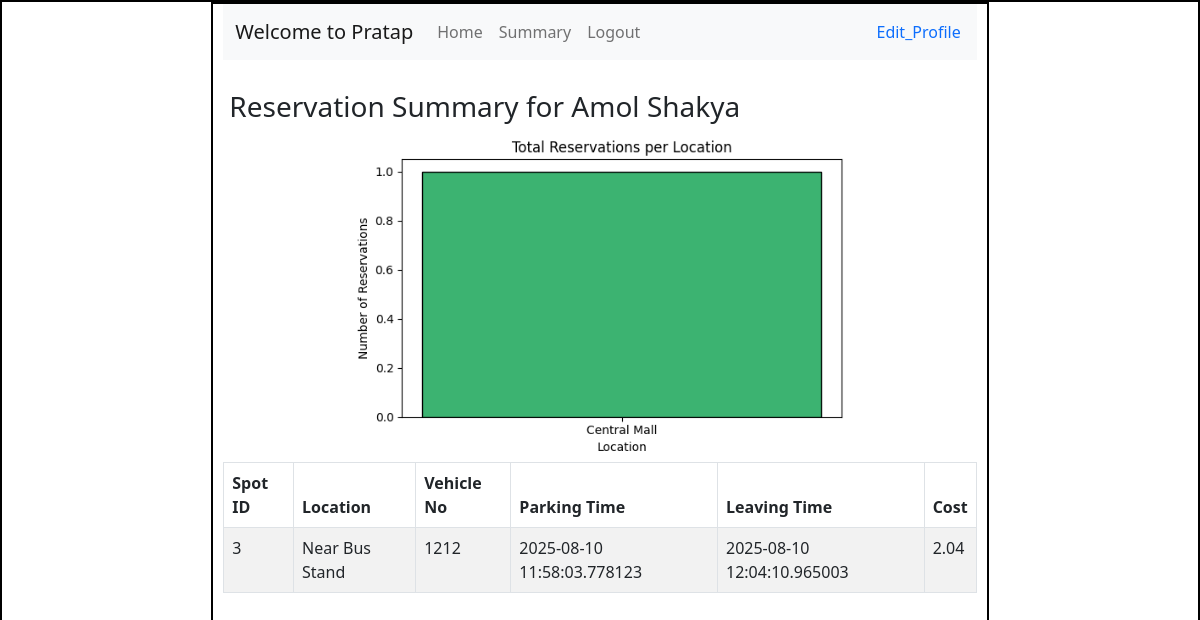
The page /usersummary (signed in) on the database its author committed.
### models/model.py (models this page shows, shortened)
class User(db.Model):
    id = db.Column(db.Integer(),primary_key = True)
    username = db.Column(db.String(),unique=True,nullable = False)
    email = db.Column(db.String(),unique = True, nullable = False)
    password = db.Column(db.String(),nullable= False)
    full_name = db.Column(db.String(),nullable= False)
    address = db.Column(db.String(),nullable= False)
    pin_code = db.Column(db.Integer(),nullable= False)
    type = db.Column(db.String(),default ="general")
    reservations = db.relationship("Reserve_parking_spot", backref="user", cascade="all, delete")

class Reserve_parking_spot(db.Model):
    id = db.Column(db.Integer(),primary_key = True)
    spot_id = db.Column(db.Integer(),db.ForeignKey("parking_spot.id"),nullable = False)
    user_id = db.Column(db.Integer(),db.ForeignKey("user.id"),nullable = False)
    parking_timestamp = db.Column(db.DateTime(),nullable = True)
    leaving_timestamp = db.Column(db.DateTime(),nullable = True)
    parking_cost = db.Column(db.Numeric(10, 2),nullable = True)
    vehicle_no = db.Column(db.String(),nullable = False)

class Parking_spot(db.Model):
        id = db.Column(db.Integer(),primary_key = True)
        lot_id = db.Column(db.Integer(),db.ForeignKey("parking_lot.id"),nullable = False)
        spot_number = db.Column(db.Integer(),nullable = False)
        status = db.Column(db.String(),nullable = False)
        reservation = db.relationship("Reserve_parking_spot", backref="spot", uselist=False, cascade="all, delete")

class Parking_lot(db.Model):
        id = db.Column(db.Integer(),primary_key = True)
        prime_location_name = db.Column(db.String(),nullable = False)
        price = db.Column(db.Numeric(10, 2),nullable = False)
        address = db.Column(db.String(),nullable = False)
        pin_code = db.Column(db.Integer(),nullable= False)
        maximum_number_of_spots = db.Column(db.Integer(),nullable = False)
        spots = db.relationship("Parking_spot", backref="parking_lot", cascade="all, delete")

### controllers/user_controller.py (the view)
@user_bp.route("/usersummary")
def summary():
    user_id = session.get("user_id")
    if not user_id:
        return redirect(url_for("login"))
    this_user = User.query.get(user_id)
    if not this_user:
        return redirect(url_for("login"))
    reservations = Reserve_parking_spot.query.filter_by(user_id=user_id).all()
    lot_names = []
    for r in reservations:
        if r.spot and r.spot.parking_lot:
            lot_names.append(r.spot.parking_lot.prime_location_name)
        else:
            lot_names.append("Unknown")
    lot_counts = dict(Counter(lot_names))
    location_names = list(lot_counts.keys())
    reservation_counts = list(lot_counts.values())
    location_names = [
    r.spot.parking_lot.prime_location_name
    if r.spot and r.spot.parking_lot else "Unknown"
    for r in reservations]
    location_counts = Counter(location_names)
    x_labels = list(location_counts.keys())
    y_values = list(location_counts.values())
    plt.figure(figsize=(6, 4), dpi=100)
    plt.bar(x_labels, y_values, color='mediumseagreen', edgecolor='black', width =0.3)
    plt.title("Total Reservations per Location")
    plt.xlabel("Location")
    plt.ylabel("Number of Reservations")
    plt.tight_layout()
    chart_path = os.path.join("static", f"summary_chart_user{this_user.id}.png")
    plt.savefig(chart_path, bbox_inches='tight')
    plt.close()
    return render_template(
        "usersummary.html",
        this_user=this_user,
        chart_path=chart_path,
        reservations=reservations)

### templates/usersummary.html (shortened to what this page needs)
<!DOCTYPE html>
<html lang="en">
<head>
    <link rel="stylesheet" href="../static/style.css">
    <link href="https://cdn.jsdelivr.net/npm/bootstrap@5.0.2/dist/css/bootstrap.min.css" rel="stylesheet"
>
</head>
<body>
    <div id="main">
        <div id="canvas" class="overflow-auto">
            <nav class="navbar navbar-expand-lg navbar-light bg-light">
                <div class="container-fluid">
                    <a class="navbar-brand" href="#">Welcome to {{this_user.username}}</a>
                    <div class="collapse navbar-collapse " id="navbarSupportedContent">
                        <ul class="navbar-nav me-auto mb-2 mb-lg-0">
                            <li class="nav-item">
                                <a class="nav-link" href="{{ url_for('user.user', user_id=this_user.id) }}">Home</a>
                            </li>
                            <li class="nav-item">
                                <a class="nav-link" href="{{ url_for('user.summary') }}">Summary</a>
                            </li>
                            <li class="nav-item">
                                <a class="nav-link" href="/login">Logout</a>
                            </li>
                        </ul>
                    </div>
                </div>
                <div class="text-center">
                    <a class="nav-link" href="{{ url_for('user.profile', user_id=this_user.id) }}">Edit_Profile</a>
                </div>
            </nav>
            <div id="content">
                <h3 class="headings">Reservation Summary for {{ this_user.full_name }}</h3>
                <img src="{{ url_for('static', filename='summary_chart_user' ~ this_user.id ~ '.png') }}"
                    style="max-width: 500px; height: auto; display: block; margin: 0 auto;">
                <table class="table table-bordered table-striped">
                    <thead>
                        <tr>
                            <th>Spot ID</th>
                            <th>Location</th>
                            <th>Vehicle No</th>
                            <th>Parking Time</th>
                            <th>Leaving Time</th>
                            <th>Cost</th>
                        </tr>
                    </thead>
                    <tbody>
                        {% for r in reservations %}
                        <tr>
                            <td>{{ r.spot.id if r.spot else "N/A" }}</td>
                            <td>{{ r.spot.parking_lot.prime_location_name if r.spot and r.spot.parking_lot else
                                "Unknown" }}</td>
                            <td>{{ r.vehicle_no }}</td>
                            <td>{{ r.parking_timestamp }}</td>
                            <td>{{ r.leaving_timestamp or "Still Parked" }}</td>
                            <td>{{ r.parking_cost or r.calculate_cost() }}</td>
                        </tr>
                        {% endfor %}
                    </tbody>
                </table>
            </div>
        </div>
    </div>
</body>
</html>

### static/style.css (style rules this page uses)
* { margin: 0; }
#main, #canvas { border: 2px solid black; }
#canvas { width: 65%; height: 800px; margin: auto; padding-left: 10px; padding-right: 10px; }
.headings { margin: 3px; padding-left: 3px; margin-top: 30px; padding-bottom: 5px; }

### rows shown on the page
User: username "Pratap", full_name "Amol Shakya"
Reserve_parking_spot: spot "3", spot.parking_lot "Near Bus Stand", vehicle_no "1212", parking_timestamp "2025-08-10 11:58:03.778123", leaving_timestamp "2025-08-10 12:04:10.965003", parking_cost "2.04"
